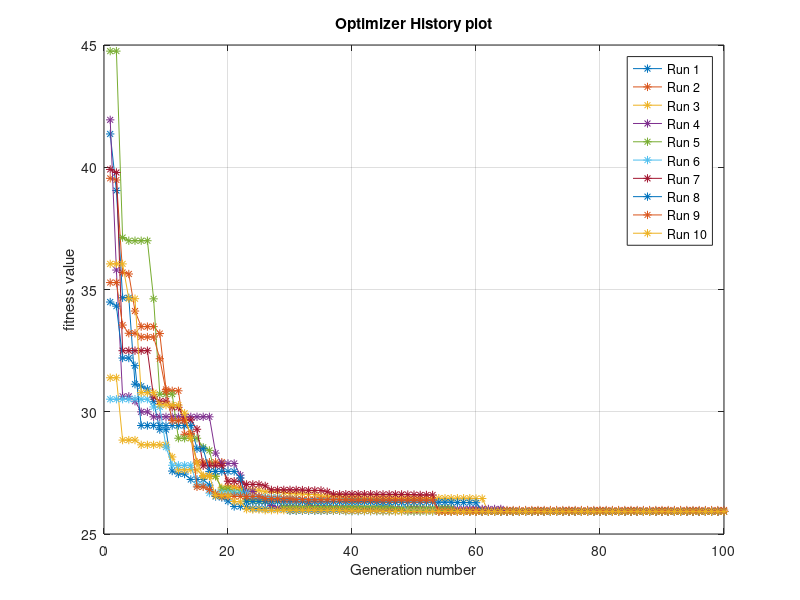

Here is the MATLAB script that generated this plot:
%GA plot
clear;clc;

d1 = [41.36186734	39.54717279	31.39029989	41.93885469	44.74975582	30.5138363	39.90996617	34.48733945	35.28421026	36.04730664;
39.04835552	39.47771279	31.39029989	35.79550093	44.74975582	30.51383629	39.78525574	34.31866233	35.28421026	36.04730664;
34.66172237	35.6960983	28.84114995	30.63226447	37.12495218	30.51383629	32.49798178	32.19648751	33.54555887	36.04730664;
34.66172237	35.63450148	28.84114995	30.63226447	36.99532045	30.51383629	32.49798178	32.19648751	33.21091517	34.62438461;
31.12692244	34.1193666	28.84114995	30.43027055	36.99532045	30.51383629	32.49798178	31.88498001	33.21091517	34.62438461;
31.04700149	33.48197589	28.64582184	29.99576061	36.99532045	30.51383629	32.49798178	29.43697044	33.05752566	30.78005068;
30.93072996	33.48197587	28.64582184	29.99576061	36.99532045	30.51383629	32.49798178	29.43697044	33.05752566	30.78005066;
30.41237614	33.48197587	28.64582184	29.79295707	34.61838201	30.19553705	30.59986455	29.43697044	33.05752566	30.78005066;
29.26930715	33.19894392	28.64582184	29.79295707	30.71878301	30.19553705	30.43094427	29.43697044	32.16893116	30.29577928;
29.26930715	30.91340654	28.64582184	29.79295707	30.71878301	28.55504255	30.43094427	29.43697044	30.84293953	30.27160846;
27.57501635	30.85655728	28.15168276	29.79295707	30.71878301	27.81110859	30.18056698	29.43697044	29.63588345	30.27160846;
27.45766473	30.85655728	27.62611122	29.79295707	28.91635141	27.81110859	30.18056698	29.43697044	29.63588345	30.27160846;
27.45287264	29.07735403	27.62611122	29.79295707	28.91635141	27.81110859	29.65930112	29.43697044	29.63588345	29.93879802;
27.22960019	29.07735403	27.62611122	29.79295707	28.91635141	27.81110859	29.65930112	29.43697044	29.10462179	28.92959301;
27.22960019	27.93825094	27.62611122	29.79295707	28.91635141	27.00418694	29.28361167	28.48781552	26.9298105	27.90711829;
27.22960019	27.93825094	27.35885588	29.79295707	28.54769936	27.00418694	27.78928254	28.48781552	26.9298105	27.39059898;
26.9965922	27.93825094	27.35885588	29.79295707	28.41937007	26.67352463	27.78928254	27.55937245	26.81656412	27.39059898;
26.53336732	27.93825094	27.35885588	28.30926805	27.3636152	26.67352463	27.78928254	27.55937245	26.64246535	26.57028506;
26.4922567	27.93825094	26.89391229	27.88449138	26.83679405	26.66964526	27.78928254	27.55937245	26.53905373	26.57028506;
26.34701091	26.91315067	26.89391229	27.88449138	26.83679405	26.66964526	27.15909859	27.55937245	26.53905373	26.56723871;
26.12679916	26.91315067	26.89391229	27.88449138	26.70235392	26.66964526	27.15909859	27.55937245	26.53905373	26.33154784;
26.12679916	26.91315067	26.79420407	27.40956295	26.70235392	26.66964526	27.15909859	27.29193639	26.53905373	26.31163942;
26.12679916	26.43060766	26.79420407	26.7508497	26.35583254	26.66964526	27.0275333	26.32681166	26.53905373	26.01139162;
26.04735486	26.43060766	26.79420407	26.73897559	26.35583254	26.50469434	27.0275333	26.32681166	26.53905373	26.00251331;
26.04735486	26.43060766	26.79420407	26.50459199	26.35583254	26.50469434	27.0275333	26.32681166	26.53905373	26.00251331;
26.04330972	26.43060766	26.72502218	26.33624328	26.35583254	26.50087744	26.96838043	26.32681166	26.45872794	25.97245595;
26.04330972	26.43060766	26.72502218	26.16630119	26.34628317	26.50087744	26.80487157	26.32681166	26.44605117	25.97245595;
26.04330972	26.40932599	26.7107577	26.07004221	26.34628317	26.50087744	26.80487157	26.32681166	26.44605117	25.97245595;
26.04330972	26.38658522	26.68713361	26.07004221	26.10629581	26.43519068	26.80487157	26.32681166	26.44605117	25.97245595;
25.94699457	26.38551936	26.65882152	26.07004221	26.10629581	26.43519068	26.80487157	26.32681166	26.44605117	25.96955345;
25.94699457	26.38551936	26.64061856	26.06951157	26.10629581	26.41388026	26.80487157	26.32681166	26.41096543	25.96955345;
25.94699457	26.37757317	26.64061856	26.06951157	26.10629581	26.35081691	26.79776807	26.32681166	26.41096543	25.96955345;
25.94699457	26.237824	26.61595379	26.06951157	26.10629581	26.35081691	26.78231824	26.32681166	26.39989126	25.96955345;
25.94699457	26.05888924	26.61463128	26.06951157	26.10629581	26.35081691	26.78231824	26.32681166	26.39989126	25.96955345;
25.94699457	26.05888924	26.55014364	26.06951157	26.10629581	26.31900643	26.78231824	26.32681166	26.39989126	25.96175106;
25.94699457	26.05888924	26.55014364	26.06951157	26.10629581	26.31900643	26.7285895	26.32681166	26.39989126	25.96175106;
25.94699457	26.05888924	26.55014364	26.06951157	26.10629581	26.31900643	26.62893099	26.32681166	26.39989126	25.96175106;
25.94699457	26.05888924	26.55014364	26.06951157	26.10629581	26.31690208	26.62893099	26.32681166	26.39989126	25.96175106;
25.93574698	26.05888924	26.46371014	26.02595381	26.10629581	26.31096825	26.62893099	26.32681166	26.39477483	25.94463227;
25.93574698	26.04543859	26.46371014	26.02595381	26.10629581	26.31096825	26.62893099	26.32681166	26.39054854	25.94463227;
25.93574698	26.04543859	26.46371014	26.02595381	26.10629581	26.31096825	26.62893099	26.32681166	26.39054854	25.94463227;
25.93574698	26.04543859	26.46371014	26.02595381	26.10629581	26.30432069	26.62893099	26.32681166	26.39054854	25.94006891;
25.93574698	26.04543859	26.46371014	26.02595381	26.10629581	26.3010438	26.62893099	26.32681166	26.39054854	25.94006891;
25.93574698	26.04543859	26.46371014	26.02595381	26.10629581	26.3010438	26.62019456	26.31608632	26.38866994	25.94006891;
25.93372011	26.04543859	26.46371014	26.02595381	26.10629581	26.3010438	26.62019456	26.30173554	26.38785508	25.92772267;
25.93372011	26.04543859	26.46371014	26.02595381	26.10629581	26.3010438	26.62019456	26.30173554	26.38785508	25.9225417;
25.93372011	26.04543859	26.46371014	26.02595381	26.0628099	26.29640408	26.62019456	26.30173554	26.38785508	25.9225417;
25.93372011	26.01830983	26.46371014	26.02595381	26.0628099	26.29382578	26.62019456	26.30173554	26.38785508	25.9225417;
25.93372011	25.97991413	26.46371014	26.02595381	26.0628099	25.92000213	26.61227729	26.30173554	26.38635134	25.9225417;
25.93372011	25.97991413	26.46371014	26.02595381	26.0628099	25.92000213	26.61134515	26.30173554	26.38635134	25.9225417;
25.93372011	25.97991413	26.46371014	26.02595381	26.0628099	25.92000213	26.59710727	26.30173554	26.38635134	25.9225417;
25.93372011	25.97991413	26.46371014	26.02595381	26.0628099	25.92000213	26.59710727	26.30173554	26.38635134	25.9225417;
25.93372011	25.97991413	26.46371014	26.02595381	26.0628099	25.92000213	26.59710727	26.30173554	26.38635134	25.9225417;
25.93372011	25.97991413	26.46371014	26.02595381	26.0628099	25.92000213	25.92000213	26.30173554	25.92000213	25.9225417;
25.93372011	25.97991413	26.46371014	26.02595381	26.0628099	25.92000213	25.92000213	26.30173554	25.92000213	25.9225417;
25.93372011	25.97991413	26.46371014	26.02595381	26.0628099	25.92000213	25.92000213	26.30173554	25.92000213	25.91813031;
25.93372011	25.97991413	26.46371014	26.02595381	25.92000213	25.92000213	25.92000213	26.28597242	25.92000213	25.91813031;
25.93372011	25.97991413	26.46371014	26.02595381	25.92000213	25.92000213	25.92000213	26.28597242	25.92000213	25.91813031;
25.93271336	25.97991413	26.46371014	26.02595381	25.92000213	25.92000213	25.92000213	26.28597242	25.92000213	25.91813031;
25.93271336	25.97991413	26.45108932	26.02595381	25.92000213	25.92000213	25.92000213	26.27744589	25.92000213	25.91813031;
25.93271336	25.97991413	26.45108932	26.02595381	25.92000213	25.92000213	25.92000213	25.92000213	25.92000213	25.91813031;
25.93271336	25.97991413	25.92000213	26.02595381	25.92000213	25.92000213	25.92000213	25.92000213	25.92000213	25.91755322;
25.93271336	25.97991413	25.92000213	26.02595381	25.92000213	25.92000213	25.92000213	25.92000213	25.92000213	25.91755322;
25.93271336	25.97991413	25.92000213	26.02595381	25.92000213	25.92000213	25.92000213	25.92000213	25.92000213	25.91717771;
25.93200105	25.97991413	25.92000213	25.92000213	25.92000213	25.92000213	25.92000213	25.92000213	25.92000213	25.91717771;
25.93200105	25.97991413	25.92000213	25.92000213	25.92000213	25.92000213	25.92000213	25.92000213	25.92000213	25.91717771;
25.93127457	25.97991413	25.92000213	25.92000213	25.92000213	25.92000213	25.92000213	25.92000213	25.92000213	25.91717771;
25.93127457	25.97991413	25.92000213	25.92000213	25.92000213	25.92000213	25.92000213	25.92000213	25.92000213	25.91717771;
25.93127457	25.97991413	25.92000213	25.92000213	25.92000213	25.92000213	25.92000213	25.92000213	25.92000213	25.91717771;
25.93127457	25.97991413	25.92000213	25.92000213	25.92000213	25.92000213	25.92000213	25.92000213	25.92000213	25.91717771;
25.93127457	25.97991413	25.92000213	25.92000213	25.92000213	25.92000213	25.92000213	25.92000213	25.92000213	25.91717771;
25.93127457	25.97991413	25.92000213	25.92000213	25.92000213	25.92000213	25.92000213	25.92000213	25.92000213	25.91717771;
25.93127457	25.97991413	25.92000213	25.92000213	25.92000213	25.92000213	25.92000213	25.92000213	25.92000213	25.91652791;
25.93110024	25.97991413	25.92000213	25.92000213	25.92000213	25.92000213	25.92000213	25.92000213	25.92000213	25.91623698;
25.93110024	25.97991413	25.92000213	25.92000213	25.92000213	25.92000213	25.92000213	25.92000213	25.92000213	25.91623698;
25.93110024	25.97991413	25.92000213	25.92000213	25.92000213	25.92000213	25.92000213	25.92000213	25.92000213	25.91623698;
25.93110024	25.97991413	25.92000213	25.92000213	25.92000213	25.92000213	25.92000213	25.92000213	25.92000213	25.91611802;
25.92298022	25.97991413	25.92000213	25.92000213	25.92000213	25.92000213	25.92000213	25.92000213	25.92000213	25.91611802;
25.92298022	25.97991413	25.92000213	25.92000213	25.92000213	25.92000213	25.92000213	25.92000213	25.92000213	25.91596517;
25.92298022	25.97991413	25.92000213	25.92000213	25.92000213	25.92000213	25.92000213	25.92000213	25.92000213	25.91596517;
25.92298022	25.97991413	25.92000213	25.92000213	25.92000213	25.92000213	25.92000213	25.92000213	25.92000213	25.91596517;
25.92298022	25.97991413	25.92000213	25.92000213	25.92000213	25.92000213	25.92000213	25.92000213	25.92000213	25.91589536;
25.92298022	25.97991413	25.92000213	25.92000213	25.92000213	25.92000213	25.92000213	25.92000213	25.92000213	25.91588126;
25.92298022	25.97991413	25.92000213	25.92000213	25.92000213	25.92000213	25.92000213	25.92000213	25.92000213	25.91588126;
25.92298022	25.97991413	25.92000213	25.92000213	25.92000213	25.92000213	25.92000213	25.92000213	25.92000213	25.91584054;
25.92298022	25.97991413	25.92000213	25.92000213	25.92000213	25.92000213	25.92000213	25.92000213	25.92000213	25.91573604;
25.92298022	25.97991413	25.92000213	25.92000213	25.92000213	25.92000213	25.92000213	25.92000213	25.92000213	25.91573604;
25.92298022	25.97991413	25.92000213	25.92000213	25.92000213	25.92000213	25.92000213	25.92000213	25.92000213	25.91573604;
25.92298022	25.97991413	25.92000213	25.92000213	25.92000213	25.92000213	25.92000213	25.92000213	25.92000213	25.91573604;
25.92298022	25.97991413	25.92000213	25.92000213	25.92000213	25.92000213	25.92000213	25.92000213	25.92000213	25.91573604;
25.92298022	25.97991413	25.92000213	25.92000213	25.92000213	25.92000213	25.92000213	25.92000213	25.92000213	25.91573604;
25.92000213	25.97991413	25.92000213	25.92000213	25.92000213	25.92000213	25.92000213	25.92000213	25.92000213	25.91573604;
25.92000213	25.97991413	25.92000213	25.92000213	25.92000213	25.92000213	25.92000213	25.92000213	25.92000213	25.91573604;
25.92000213	25.97991413	25.92000213	25.92000213	25.92000213	25.92000213	25.92000213	25.92000213	25.92000213	25.91572865;
25.92000213	25.97824183	25.92000213	25.92000213	25.92000213	25.92000213	25.92000213	25.92000213	25.92000213	25.91572865;
25.92000213	25.97824183	25.92000213	25.92000213	25.92000213	25.92000213	25.92000213	25.92000213	25.92000213	25.91572865;
25.92000213	25.97824183	25.92000213	25.92000213	25.92000213	25.92000213	25.92000213	25.92000213	25.92000213	25.91570827;
25.92000213	25.97824183	25.92000213	25.92000213	25.92000213	25.92000213	25.92000213	25.92000213	25.92000213	25.91570827;
25.92000213	25.97824183	25.92000213	25.92000213	25.92000213	25.92000213	25.92000213	25.92000213	25.92000213	25.91570827;
25.92000213	25.97824183	25.92000213	25.92000213	25.92000213	25.92000213	25.92000213	25.92000213	25.92000213	25.91569294];

it = [1	1	1	1	1	1	1	1	1	1;
2	2	2	2	2	2	2	2	2	2;
3	3	3	3	3	3	3	3	3	3;
4	4	4	4	4	4	4	4	4	4;
5	5	5	5	5	5	5	5	5	5;
6	6	6	6	6	6	6	6	6	6;
7	7	7	7	7	7	7	7	7	7;
8	8	8	8	8	8	8	8	8	8;
9	9	9	9	9	9	9	9	9	9;
10	10	10	10	10	10	10	10	10	10;
11	11	11	11	11	11	11	11	11	11;
12	12	12	12	12	12	12	12	12	12;
13	13	13	13	13	13	13	13	13	13;
14	14	14	14	14	14	14	14	14	14;
15	15	15	15	15	15	15	15	15	15;
16	16	16	16	16	16	16	16	16	16;
17	17	17	17	17	17	17	17	17	17;
18	18	18	18	18	18	18	18	18	18;
19	19	19	19	19	19	19	19	19	19;
20	20	20	20	20	20	20	20	20	20;
21	21	21	21	21	21	21	21	21	21;
22	22	22	22	22	22	22	22	22	22;
23	23	23	23	23	23	23	23	23	23;
24	24	24	24	24	24	24	24	24	24;
25	25	25	25	25	25	25	25	25	25;
26	26	26	26	26	26	26	26	26	26;
27	27	27	27	27	27	27	27	27	27;
28	28	28	28	28	28	28	28	28	28;
29	29	29	29	29	29	29	29	29	29;
30	30	30	30	30	30	30	30	30	30;
31	31	31	31	31	31	31	31	31	31;
32	32	32	32	32	32	32	32	32	32;
33	33	33	33	33	33	33	33	33	33;
34	34	34	34	34	34	34	34	34	34;
35	35	35	35	35	35	35	35	35	35;
36	36	36	36	36	36	36	36	36	36;
37	37	37	37	37	37	37	37	37	37;
38	38	38	38	38	38	38	38	38	38;
39	39	39	39	39	39	39	39	39	39;
40	40	40	40	40	40	40	40	40	40;
41	41	41	41	41	41	41	41	41	41;
42	42	42	42	42	42	42	42	42	42;
43	43	43	43	43	43	43	43	43	43;
44	44	44	44	44	44	44	44	44	44;
45	45	45	45	45	45	45	45	45	45;
46	46	46	46	46	46	46	46	46	46;
47	47	47	47	47	47	47	47	47	47;
48	48	48	48	48	48	48	48	48	48;
49	49	49	49	49	49	49	49	49	49;
50	50	50	50	50	50	50	50	50	50;
51	51	51	51	51	51	51	51	51	51;
52	52	52	52	52	52	52	52	52	52;
53	53	53	53	53	53	53	53	53	53;
54	54	54	54	54	54	54	54	54	54;
55	55	55	55	55	55	55	55	55	55;
56	56	56	56	56	56	56	56	56	56;
57	57	57	57	57	57	57	57	57	57;
58	58	58	58	58	58	58	58	58	58;
59	59	59	59	59	59	59	59	59	59;
60	60	60	60	60	60	60	60	60	60;
61	61	61	61	61	61	61	61	61	61;
62	62	62	62	62	62	62	62	62	62;
63	63	63	63	63	63	63	63	63	63;
64	64	64	64	64	64	64	64	64	64;
65	65	65	65	65	65	65	65	65	65;
66	66	66	66	66	66	66	66	66	66;
67	67	67	67	67	67	67	67	67	67;
68	68	68	68	68	68	68	68	68	68;
69	69	69	69	69	69	69	69	69	69;
70	70	70	70	70	70	70	70	70	70;
71	71	71	71	71	71	71	71	71	71;
72	72	72	72	72	72	72	72	72	72;
73	73	73	73	73	73	73	73	73	73;
74	74	74	74	74	74	74	74	74	74;
75	75	75	75	75	75	75	75	75	75;
76	76	76	76	76	76	76	76	76	76;
77	77	77	77	77	77	77	77	77	77;
78	78	78	78	78	78	78	78	78	78;
79	79	79	79	79	79	79	79	79	79;
80	80	80	80	80	80	80	80	80	80;
81	81	81	81	81	81	81	81	81	81;
82	82	82	82	82	82	82	82	82	82;
83	83	83	83	83	83	83	83	83	83;
84	84	84	84	84	84	84	84	84	84;
85	85	85	85	85	85	85	85	85	85;
86	86	86	86	86	86	86	86	86	86;
87	87	87	87	87	87	87	87	87	87;
88	88	88	88	88	88	88	88	88	88;
89	89	89	89	89	89	89	89	89	89;
90	90	90	90	90	90	90	90	90	90;
91	91	91	91	91	91	91	91	91	91;
92	92	92	92	92	92	92	92	92	92;
93	93	93	93	93	93	93	93	93	93;
94	94	94	94	94	94	94	94	94	94;
95	95	95	95	95	95	95	95	95	95;
96	96	96	96	96	96	96	96	96	96;
97	97	97	97	97	97	97	97	97	97;
98	98	98	98	98	98	98	98	98	98;
99	99	99	99	99	99	99	99	99	99;
100	100	100	100	100	100	100	100	100	100];

plot(it,d1,'*-')
title('Optimizer History plot')
xlabel('Generation number')
ylabel('fitness value')
legend('Run 1','Run 2','Run 3','Run 4','Run 5','Run 6','Run 7','Run 8','Run 9','Run 10')       
grid on